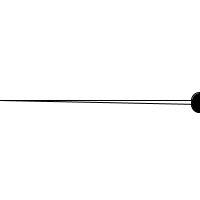
Frame 1 (no input)
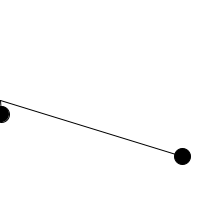
Frame 60 (the mouse pressed at the canvas centre just before this capture)
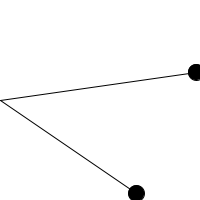
Frame 120 (the mouse held since frame 60 and released just before this capture)

The Processing sketch that drew these frames (run headless with seeded random() and noise(); from frame 60 on, the mouse is pressed at the canvas centre):

// Processing sketch: Ex13_7
// ── Ex13_7.pde
Oscillator[] osc = new Oscillator[2];

void setup(){
  size(200, 200); 
   osc[0] = new Oscillator(0.01); 
   osc[1] = new Oscillator(0.05); 
}

void draw(){
  background(255);
  
  for(int i = 0; i < osc.length; i++){
   osc[i].oscillate();
   osc[i].display();
  }
}

// ── Oscillator.pde
class Oscillator{
 float xtheta;
 float ytheta;
 float increment;
 
 Oscillator(float rate){
   xtheta = 0;
   ytheta = 0;
   increment = rate;
 }
 
 void oscillate(){
   xtheta = xtheta + increment;
   ytheta = ytheta + increment;
 }
 
 void display(){
   float y = map(sin(ytheta), -1, 1, 0, height);
   float x = map(cos(xtheta), -1, 1, 0, width);
   fill(0);
   stroke(0);
   line(x, y, 0, height/2);
   ellipse(x,y,16,16);
 }
}
